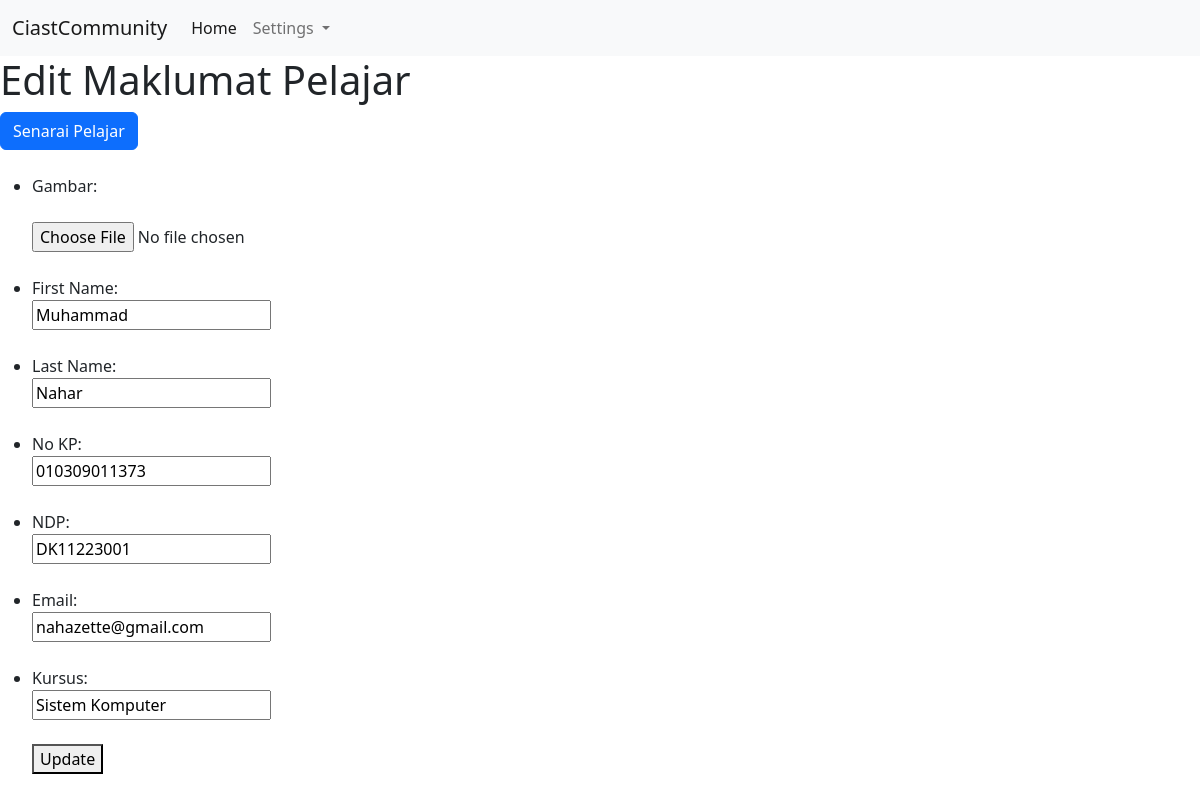
/Admin/5-edit.php?id=1 (signed in), run on the app's committed database.
### tables this page shows
CREATE TABLE `pelajar` (
  `id` int(11) NOT NULL,
  `fname` char(100) NOT NULL,
  `lname` char(100) NOT NULL,
  `ndp` char(10) NOT NULL,
  `nokp` char(12) NOT NULL,
  `email` char(50) NOT NULL,
  `kursus` char(50) NOT NULL,
  `gambar` char(18) NOT NULL
);

### Admin/functions.php (called while the page is built, shortened)
<?php
function ambildata($condb, $query)
{
    $result = mysqli_query($condb, $query);
    $rows = [];
    while ($row = mysqli_fetch_assoc($result)) {
        $rows[] = $row;
    }
    return $rows;
}

### Admin/5-edit.php (the view, shortened to what this page needs)
<?php
require_once 'functions.php';
$id = $_GET['id'];
$pelajar = ambildata($condb, "SELECT * FROM pelajar WHERE id = $id")[0];
$fname = $pelajar['fname'];
$lname = $pelajar['lname'];
$nokp = $pelajar['nokp'];
$ndp = $pelajar['ndp'];
$email = $pelajar['email'];
$kursus = $pelajar['kursus'];
$gambar = $pelajar['gambar'];
?>
<!DOCTYPE html>
<html lang="en">
<head>
</head>
<body>
<?php require_once 'header.php';?>
    <h1>Edit Maklumat Pelajar</h1>
    <button class="btn btn-primary"><a href="4-list.php" style="text-decoration: none; color:white">Senarai Pelajar</a></button>
<br><br>
    <form action="" method="POST" enctype="multipart/form-data">
        <ul>
            <li>
                <label for="gambar">Gambar:</label><br>
                <img src="../img/<?= $gambar ?>" width="75px" alt=""><br>
                <input type="file" name="gambar" id="gambar">
            </li>
            <br>
            <li>
                <label for="fname">First Name:</label><br>
                <input type="text" name="fname" id="fname" required value="<?=
                                                                            $fname ?>">
            </li>
            <br>
            <li>
                <label for="lname">Last Name:</label><br>
                <input type="text" name="lname" id="lname" required value="<?= $lname ?>">
            </li>
            <br>
            <li>
                <label for="nokp">No KP:</label><br>
                <input type="text" name="nokp" id="nokp" required value="<?= $nokp ?>">
            </li>
            <br>
            <li>
                <label for="ndp">NDP:</label><br>
                <input type="text" name="ndp" id="ndp" required value="<?= $ndp ?>">
            </li>
            <br>
            <li>
                <label for="email">Email:</label><br>
                <input type="text" name="email" id="email" required value="<?= $email ?>">
            </li>
            <br>
            <li>
                <label for="kursus">Kursus:</label><br>
                <input type="text" name="kursus" id="kursus" required value="<?= $kursus ?>">
            </li>
            <br>
            <button type="submit" name="submit">Update</button>
        </ul>
    </form>
</body>
</html>

### data on the page
pelajar: fname "Muhammad", lname "Nahar", nokp "010309011373", ndp "DK11223001", email "nahazette@gmail.com", kursus "Sistem Komputer"
